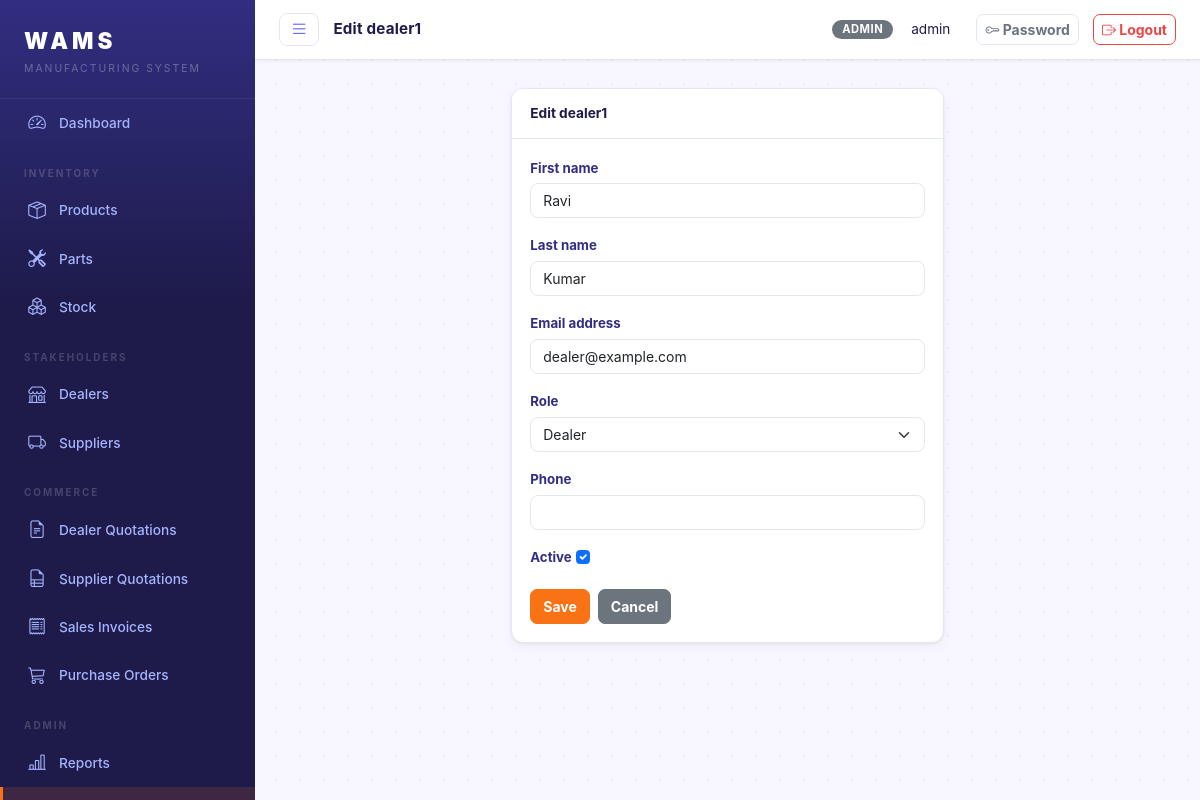
Page /users/2/edit/ (signed in) on the committed database.
### core/models.py (models this page shows, shortened)
class User(AbstractUser):
    ROLE_CHOICES = [
        ('admin', 'Admin'),
        ('dealer', 'Dealer'),
        ('supplier', 'Supplier'),
    ]
    role = models.CharField(max_length=20, choices=ROLE_CHOICES, default='dealer')
    phone = models.CharField(max_length=20, blank=True)

### core/views.py (the view)
# urls.py: path('users/<int:pk>/edit/', views.user_edit, name='user_edit'),
@login_required
@admin_required
def user_edit(request, pk):
    user = get_object_or_404(User, pk=pk)
    form = UserEditForm(request.POST or None, instance=user)
    if request.method == 'POST' and form.is_valid():
        form.save()
        messages.success(request, 'User updated.')
        return redirect('user_list')
    return render(request, 'core/users/form.html', {'form': form, 'title': f'Edit {user.username}', 'object': user})

### core/forms.py
class UserEditForm(forms.ModelForm):
    class Meta:
        model = User
        fields = ['first_name', 'last_name', 'email', 'role', 'phone', 'is_active']
        widgets = {
            'first_name': forms.TextInput(attrs=FORM_CONTROL),
            'last_name': forms.TextInput(attrs=FORM_CONTROL),
            'email': forms.EmailInput(attrs=FORM_CONTROL),
            'role': forms.Select(attrs=FORM_SELECT),
            'phone': forms.TextInput(attrs=FORM_CONTROL),
            'is_active': forms.CheckboxInput(attrs=FORM_CHECK),
        }

### templates/core/users/form.html (shortened to what this page needs)
{% extends 'base.html' %}
{% block page_title %}{{ title }}{% endblock %}
{% block content %}
<div class="row justify-content-center">
  <div class="col-lg-6">
    <div class="card">
      <div class="card-header">{{ title }}</div>
      <div class="card-body">
        <form method="post">
          {% for field in form %}
          <div class="mb-3">
            <label class="form-label">{{ field.label }}</label>
            {{ field }}
          </div>
          {% endfor %}
          <div class="d-flex gap-2 mt-2">
            <button type="submit" class="btn btn-primary">Save</button>
            <a href="{% url 'user_list' %}" class="btn btn-secondary">Cancel</a>
          </div>
        </form>
      </div>
    </div>
  </div>
</div>
{% endblock %}

### templates/base.html (shortened to what this page needs)
{% load static %}
<!DOCTYPE html>
<html lang="en">
<head>
<link rel="stylesheet" href="https://cdn.jsdelivr.net/npm/bootstrap@5.3.2/dist/css/bootstrap.min.css">
<link rel="stylesheet" href="https://cdn.jsdelivr.net/npm/bootstrap-icons@1.11.3/font/bootstrap-icons.css">
<link rel="stylesheet" href="{% static 'css/style.css' %}">
</head>
<body>
<div class="app-wrapper">
  <nav class="sidebar" id="sidebar">
    <div class="sidebar-brand">
      <span class="brand-title">WAMS</span>
      <span class="brand-sub">Manufacturing System</span>
    </div>
    <ul class="sidebar-menu">
      <li>
        <a href="{% url 'dashboard' %}" class="{% if request.resolver_match.url_name == 'dashboard' %}active{% endif %}">
          <i class="bi bi-speedometer2"></i> Dashboard
        </a>
      </li>
      {% if user.role == 'admin' %}
      <li class="menu-section">Inventory</li>
      <li>
        <a href="{% url 'product_list' %}" class="{% if 'product' in request.resolver_match.url_name %}active{% endif %}">
          <i class="bi bi-box-seam"></i> Products
        </a>
      </li>
      <li>
        <a href="{% url 'part_list' %}" class="{% if 'part' in request.resolver_match.url_name %}active{% endif %}">
          <i class="bi bi-tools"></i> Parts
        </a>
      </li>
      <li>
        <a href="{% url 'stock_overview' %}" class="{% if 'stock' in request.resolver_match.url_name %}active{% endif %}">
          <i class="bi bi-boxes"></i> Stock
        </a>
      </li>
      <li class="menu-section">Stakeholders</li>
      <li>
        <a href="{% url 'dealer_list' %}" class="{% if 'dealer_list' in request.resolver_match.url_name or 'dealer_create' in request.resolver_match.url_name or 'dealer_update' in request.resolver_match.url_name %}active{% endif %}">
          <i class="bi bi-shop"></i> Dealers
        </a>
      </li>
      <li>
        <a href="{% url 'supplier_list' %}" class="">
          <i class="bi bi-truck"></i> Suppliers
        </a>
      </li>
      <li class="menu-section">Commerce</li>
      <li>
        <a href="{% url 'dealer_quotation_list' %}" class="{% if 'dealer_quotation' in request.resolver_match.url_name %}active{% endif %}">
          <i class="bi bi-file-earmark-text"></i> Dealer Quotations
        </a>
      </li>
      <li>
        <a href="{% url 'supplier_quotation_list' %}" class="{% if 'supplier_quotation' in request.resolver_match.url_name %}active{% endif %}">
          <i class="bi bi-file-earmark-ruled"></i> Supplier Quotations
        </a>
      </li>
      <li>
        <a href="{% url 'dealer_transaction_list' %}" class="{% if 'dealer_transaction' in request.resolver_match.url_name %}active{% endif %}">
          <i class="bi bi-receipt"></i> Sales Invoices
        </a>
      </li>
      <li>
        <a href="{% url 'supplier_transaction_list' %}" class="{% if 'supplier_transaction' in request.resolver_match.url_name %}active{% endif %}">
          <i class="bi bi-cart3"></i> Purchase Orders
        </a>
      </li>
      <li class="menu-section">Admin</li>
      <li>
        <a href="{% url 'reports' %}" class="{% if 'reports' in request.resolver_match.url_name %}active{% endif %}">
          <i class="bi bi-bar-chart-line"></i> Reports
        </a>
      </li>
      <li>
        <a href="{% url 'user_list' %}" class="{% if 'user' in request.resolver_match.url_name %}active{% endif %}">
        </a>
      </li>
      {% endif %}
    </ul>
  </nav>
  <div class="content-area" id="contentArea">
    <header class="topbar">
      <button class="sidebar-toggle" id="sidebarToggle" title="Toggle sidebar">
        <i class="bi bi-list"></i>
      </button>
      <span class="topbar-title">{% block page_title %}{% endblock %}</span>
      <div class="topbar-right">
        <span class="badge bg-secondary text-uppercase me-2">{{ user.role }}</span>
        <span class="me-3">{{ user.get_full_name|default:user.username }}</span>
        <a href="{% url 'change_password' %}" class="btn btn-sm btn-outline-secondary me-1">
          <i class="bi bi-key"></i> Password
        </a>
        <a href="{% url 'logout' %}" class="btn btn-sm btn-outline-danger">
          <i class="bi bi-box-arrow-right"></i> Logout
        </a>
      </div>
    </header>
    <main class="main-content">
      {% block content %}{% endblock %}
    </main>
  </div>
</div>
</body>
</html>

### rows in the picture
User: role "ADMIN", get_full_name "admin"
User: form "Ravi" "Kumar" "dealer@example.com" "Dealer" "☑"

### other values in the picture
{{ title }} "Edit dealer1"
{{ field.label }} "First name" "Last name" "Email address" "Role" "Phone" "Active"
